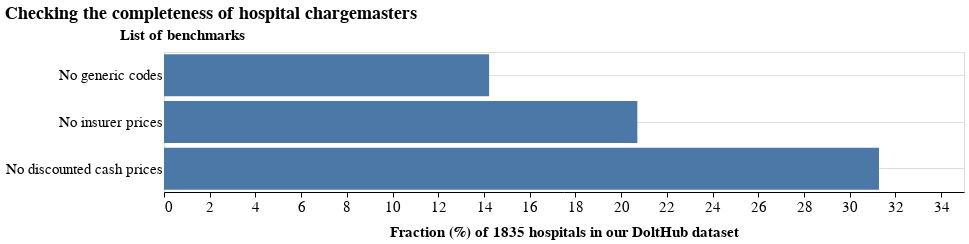

Write notebook code for a chart like this one.
### Code cell
base = alt.Chart(df2.to_pandas(), title = 'Checking the completeness of hospital chargemasters').mark_bar().encode(
    x = alt.X('value:Q', title = f'Fraction (%) of {n_total} hospitals in our DoltHub dataset'),
    y = alt.Y('measurement:N', title = 'List of benchmarks', sort = 'x')
)

base.properties(width = 800, height = 140)

### Figure 1 — Vega-Lite specification as saved in the notebook (floating-point values rounded to 4 significant figures)
{"$schema": "https://vega.github.io/schema/vega-lite/v4.17.0.json", "config": {"axisX": {"domain": true, "domainColor": "#000000", "domainWidth": 1, "grid": false, "labelAngle": 0, "labelFont": "Helvetica", "labelFontSize": 15, "tickColor": "#000000", "tickSize": 5, "title": "X Axis Title (units)", "titleFont": "Helvetica", "titleFontSize": 15, "titlePadding": 10}, "axisY": {"domain": false, "grid": true, "gridColor": "#DEDDDD", "gridWidth": 1, "labelAngle": 0, "labelFont": "Helvetica", "labelFontSize": 15, "ticks": false, "title": "Y Axis Title (units)", "titleAngle": 0, "titleFont": "Helvetica", "titleFontSize": 15, "titlePadding": 10, "titleX": 18, "titleY": -10}, "range": {"category": ["#1696d2", "#d2d2d2", "#000000", "#fdbf11", "#ec008b", "#55b748", "#5c5859", "#db2b27"], "diverging": ["#cfe8f3", "#a2d4ec", "#73bfe2", "#46abdb", "#1696d2", "#12719e"]}, "title": {"anchor": "start", "font": "Helvetica", "fontColor": "#000000", "fontSize": 18}}, "data": {"name": "data-b81c7bfd1e811c37dc5df842e53c683e"}, "datasets": {"data-b81c7bfd1e811c37dc5df842e53c683e": [{"measurement": "No insurer prices", "value": 20.71}, {"measurement": "No discounted cash prices", "value": 31.28}, {"measurement": "No generic codes", "value": 14.22}]}, "encoding": {"x": {"field": "value", "title": "Fraction (%) of 1835 hospitals in our DoltHub dataset", "type": "quantitative"}, "y": {"field": "measurement", "sort": "x", "title": "List of benchmarks", "type": "nominal"}}, "height": 140, "mark": "bar", "title": "Checking the completeness of hospital chargemasters", "width": 800}
